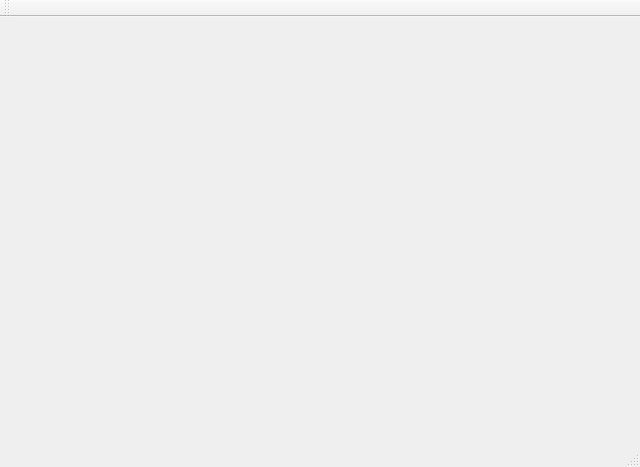
<?xml version="1.0" encoding="UTF-8"?>
<ui version="4.0">
 <class>MainWindow</class>
 <widget class="QMainWindow" name="MainWindow">
  <property name="geometry">
   <rect>
    <x>0</x>
    <y>0</y>
    <width>640</width>
    <height>467</height>
   </rect>
  </property>
  <property name="windowTitle">
   <string>MainWindow</string>
  </property>
  <widget class="QWidget" name="centralWidget">
   <layout class="QVBoxLayout" name="verticalLayout">
    <item>
     <widget class="MyGLWidget" name="myGLWidget" native="true"/>
    </item>
   </layout>
  </widget>
  <widget class="QMenuBar" name="menuBar">
   <property name="geometry">
    <rect>
     <x>0</x>
     <y>0</y>
     <width>640</width>
     <height>25</height>
    </rect>
   </property>
  </widget>
  <widget class="QToolBar" name="mainToolBar">
   <attribute name="toolBarArea">
    <enum>TopToolBarArea</enum>
   </attribute>
   <attribute name="toolBarBreak">
    <bool>false</bool>
   </attribute>
  </widget>
  <widget class="QStatusBar" name="statusBar"/>
 </widget>
 <layoutdefault spacing="6" margin="11"/>
 <customwidgets>
  <customwidget>
   <class>MyGLWidget</class>
   <extends>QWidget</extends>
   <header>myglwidget.h</header>
   <container>1</container>
   <slots>
    <slot>setXRotation(int)</slot>
    <slot>setYRotation(int)</slot>
    <slot>setZRotation(int)</slot>
   </slots>
  </customwidget>
 </customwidgets>
 <resources/>
 <connections/>
</ui>
